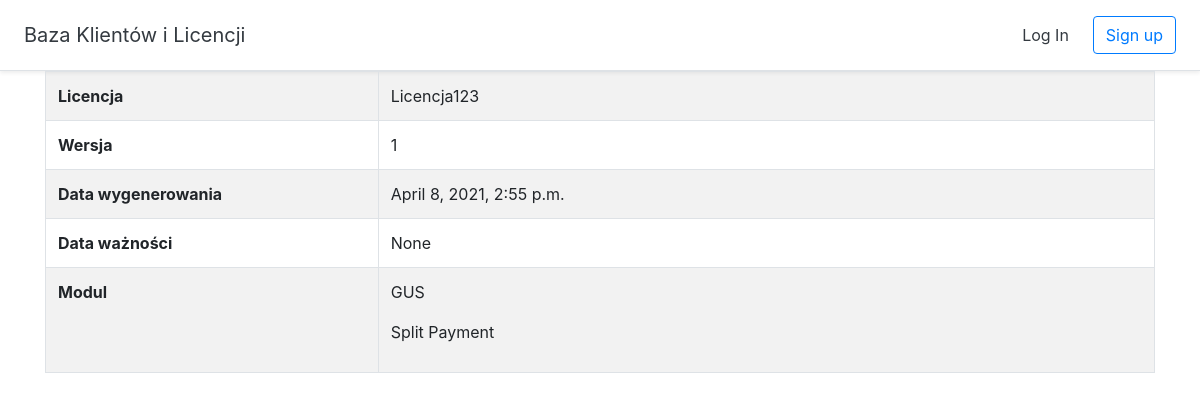
Page /licencja/1 on the committed database.
### baza/models.py (models this page shows)
class Licencja(models.Model):
    lokalizacja = models.OneToOneField(Lokalizacja, on_delete=models.CASCADE)
    modul = models.ManyToManyField(Moduly)
    nazwa = models.CharField(max_length=255)
    data_utworzenia = models.DateTimeField(auto_now=True)
    OKRES_WAZNOSCI = [
        (timezone.now() + timezone.timedelta(days=3* 365 / 12), '3 miesiace'),
        (timezone.now() + timezone.timedelta(days=6* 365 / 12), '6 miesięcy'),
        (timezone.now() + timezone.timedelta(days=12* 365 / 12), '1 rok'),
        (timezone.now() + timezone.timedelta(days=24* 365 / 12), '2 lata')
    ]
    czas_waznosci = models.DateTimeField(choices=OKRES_WAZNOSCI)
    WERSJE = [
        (1, 'XL-1'),
        (3, 'XL-3'),
        (5, 'XL-5'),
    ]
    wersja_programu = models.IntegerField(choices=WERSJE)
    def __str__(self):
        return self.nazwa

class Moduly(models.Model):
    nazwa = models.CharField(max_length=100)
    def __str__(self):
        return self.nazwa

### baza/views.py (the view)
# urls.py: path('licencja/<int:pk>', views.LicencjaDetail.as_view(), name='licencja_szczegoly'),
class LicencjaDetail(generic.DetailView):
    model = Licencja
    template_name = 'baza/licencja_szczegoly.html'
    context_object_name = 'licencja'

### baza/templates/baza/licencja_szczegoly.html
{% extends 'baza/base.html' %}
{% block content %}
<div class="container">
    <table class="table table-striped table-bordered">
        <tbody>
        <tr>
            <th style="width:30%">Licencja</th>
            <td>{{licencja}}</td>
        </tr>
        <tr>
            <th scope="col">Wersja</th>
            <td>{{licencja.wersja_programu}}</td>
        </tr>
        <tr>
            <th scope="col">Data wygenerowania</th>
            <td>{{licencja.data_utworzenia}}</td>
        </tr>
        <tr>
            <th scope="col">Data ważności</th>
            <td>{{licencja.czas_waznosci}}</td>
        </tr>
        <tr>
            <th scope="col">Modul</th>
            <td>
                {% for modul in licencja.modul.all %}
                <p>{{ modul }}</p>
                {% endfor %}
            </td>
        </tr>
        </tbody>
    </table>
</div>
{% endblock %}

### rows in the picture
Licencja: nazwa "Licencja123", wersja_programu "1", data_utworzenia "April 8, 2021, 2:55 p.m.", czas_waznosci "None"
Moduly: nazwa "GUS"
Moduly: nazwa "Split Payment"
